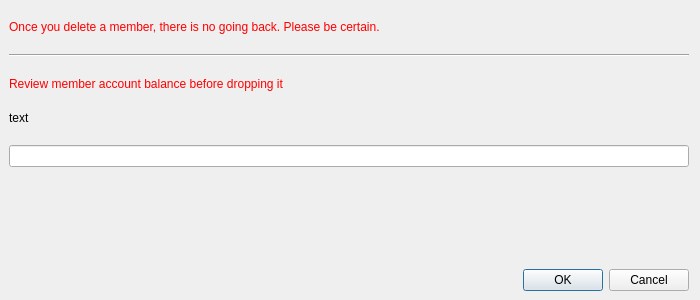
<?xml version="1.0" encoding="UTF-8"?>
<ui version="4.0">
 <class>TimedMemberDropDialog</class>
 <widget class="QDialog" name="TimedMemberDropDialog">
  <property name="geometry">
   <rect>
    <x>0</x>
    <y>0</y>
    <width>700</width>
    <height>300</height>
   </rect>
  </property>
  <property name="windowTitle">
   <string>Dialog</string>
  </property>
  <property name="styleSheet">
   <string notr="true">#warningLabel {
font: 14pt &quot;Calibri&quot;;
color: red;
qproperty-alignment: AlignCenter;
}

#warning2Label {
font: 10pt &quot;Calibri&quot;;
color: red;
qproperty-alignment: AlignLeft;
}</string>
  </property>
  <layout class="QVBoxLayout" name="verticalLayout">
   <property name="spacing">
    <number>20</number>
   </property>
   <property name="leftMargin">
    <number>9</number>
   </property>
   <property name="topMargin">
    <number>20</number>
   </property>
   <property name="bottomMargin">
    <number>9</number>
   </property>
   <item>
    <widget class="QLabel" name="warningLabel">
     <property name="text">
      <string>Once you delete a member, there is no going back. Please be certain.</string>
     </property>
    </widget>
   </item>
   <item>
    <widget class="Line" name="line">
     <property name="orientation">
      <enum>Qt::Horizontal</enum>
     </property>
    </widget>
   </item>
   <item>
    <widget class="QLabel" name="warning2Label">
     <property name="text">
      <string>Review member account balance before dropping it</string>
     </property>
    </widget>
   </item>
   <item>
    <widget class="QLabel" name="infoLabel">
     <property name="text">
      <string notr="true">text</string>
     </property>
    </widget>
   </item>
   <item>
    <widget class="QLineEdit" name="confirmationLineEdit"/>
   </item>
   <item>
    <spacer name="verticalSpacer">
     <property name="orientation">
      <enum>Qt::Vertical</enum>
     </property>
     <property name="sizeHint" stdset="0">
      <size>
       <width>20</width>
       <height>40</height>
      </size>
     </property>
    </spacer>
   </item>
   <item>
    <widget class="QDialogButtonBox" name="buttonBox">
     <property name="orientation">
      <enum>Qt::Horizontal</enum>
     </property>
     <property name="standardButtons">
      <set>QDialogButtonBox::Cancel|QDialogButtonBox::Ok</set>
     </property>
    </widget>
   </item>
  </layout>
 </widget>
 <resources/>
 <connections/>
</ui>
